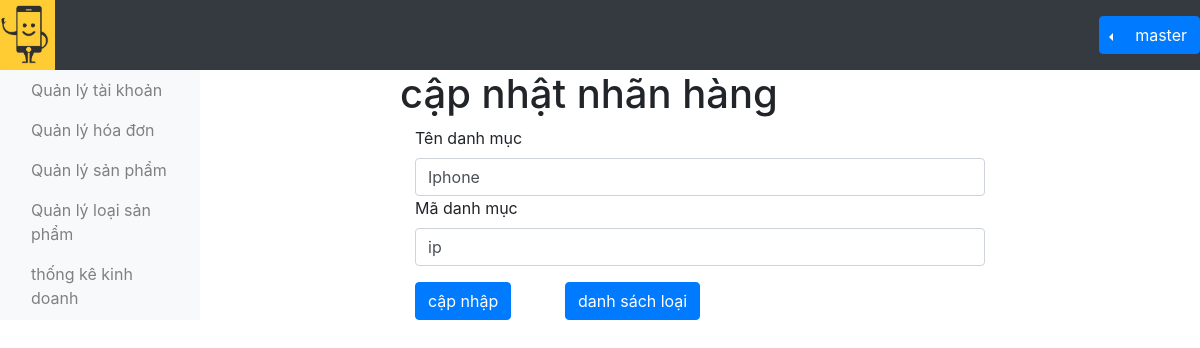
The app's page /xlLoaiSP.php?id=ip (signed in), older data.
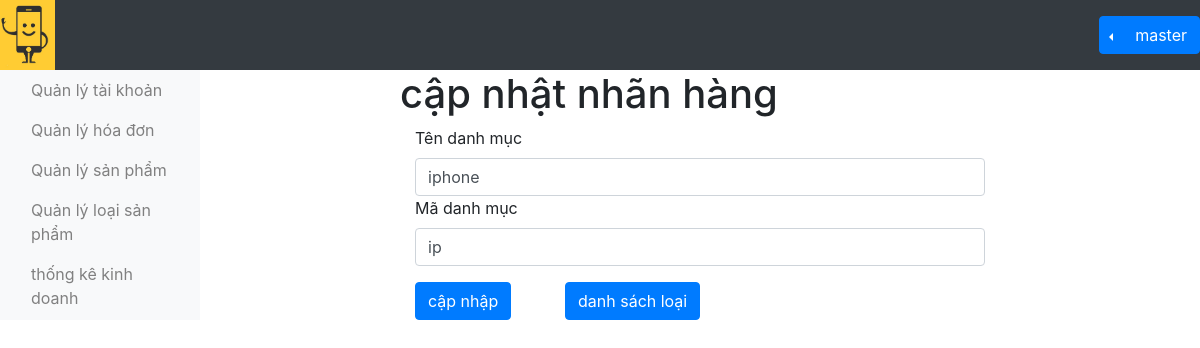
The same page, newer data.
### tables this page shows
CREATE TABLE `loaisp` (
  `MaLoaiSP` varchar(30) NOT NULL,
  `TenLoaiSP` varchar(30) NOT NULL
);

### xlLoaiSP.php (the view, shortened to what this page needs)
<!DOCTYPE html>
<html lang="en">
<?php  session_start(); include("css.php");?>
<body>
    <?php
    include("./naviagte.php");
    ?>
    <div class="d-flex flex-wrap">
        <?php include("./headerAdmin.php"); ?>
        <form class="row g-3 w-50 mx-auto" method="post" action="xlLoaiSP.php" onsubmit="return isval()">
            <?php
            $MaLoaiSP = "";
            $TenLoaiSP = "";
            require_once("DataProvider.php");
            if (!isset($_GET['id'])) {
                echo ' <input type="hidden" name="loai" value="add">
                        <h1>
                            Thêm danh mục
                        </h1>';
            } else {
                $id = $_GET['id'];
                $sql = 'SELECT * from loaisp where MaLoaiSP = "' . $id . '"';
                $result = mysqli_query($conn, $sql);
                while ($row = mysqli_fetch_array($result)) {
                    $MaLoaiSP = $row['MaLoaiSP'];
                    $TenLoaiSP = $row['TenLoaiSP'];
                }
                echo '
                         <input type="hidden" name="loai" value="update">
                         <input type="hidden" name="MaLoaiSPCu" value="' . $MaLoaiSP . '"  >
                         <h1>
                             cập nhật nhãn hàng
                         </h1>';
            }
            ?>
            <div class="col-12">
                <label for="TenLoaiSP" class="form-label">Tên danh mục</label>
                <input require type="text" value='<?php echo $TenLoaiSP ? $TenLoaiSP : ""; ?>' name="TenLoaiSP" class="form-control" id="TenLoaiSP" placeholder="Iphone">
            </div>
            <div class="col-12">
                <label for="MaLoaiSP" class="form-label">Mã danh mục</label>
                <input require type="text" value="<?php echo $MaLoaiSP ? $MaLoaiSP : ''; ?>" name="MaLoaiSP" class="form-control" id="mssv" placeholder="ip">
            </div>
            <div class="col-3 mt-3">
                <button type="submit" class="btn btn-primary"><?php echo isset($_GET['id']) ? "cập nhập" : "thêm mới" ?></button>
            </div>
            <div class="col-3 mt-3">
                <a href="quanlyLoaiSP.php" class="btn btn-primary">danh sách loại</a>
            </div>
        </form>
    </div>
</body>
</html>

Row changes from the older to the newer data that the page shows:
changed loaisp "ip": TenLoaiSP "Iphone" → "iphone"
